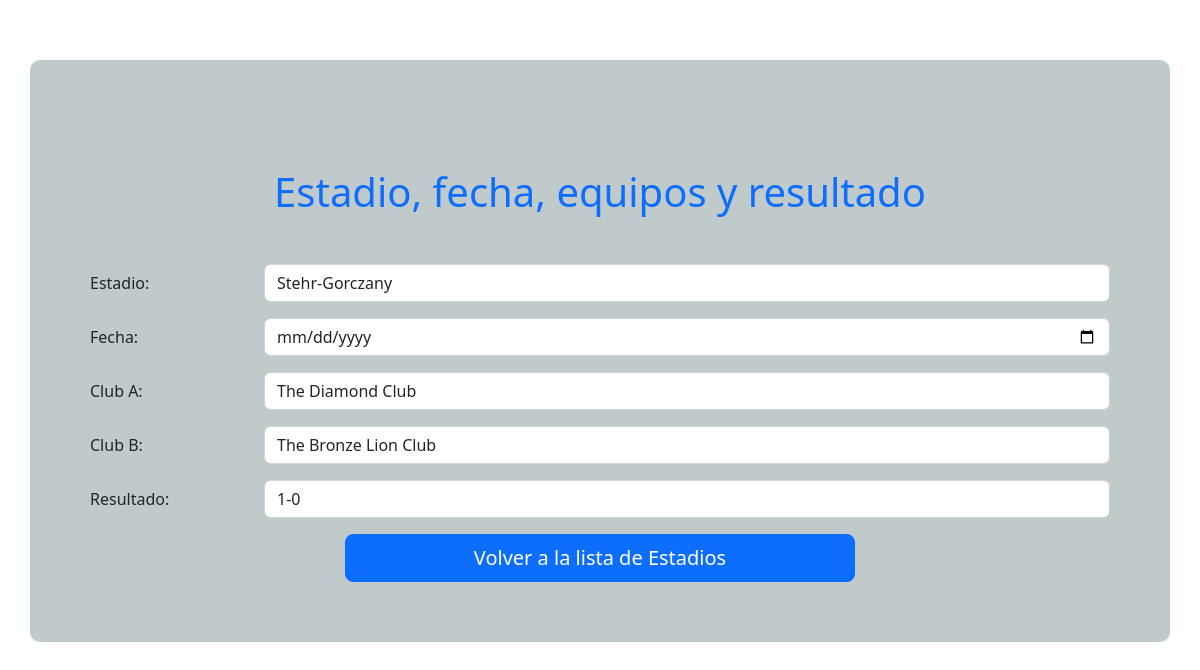
The app's page /read/9, older data.
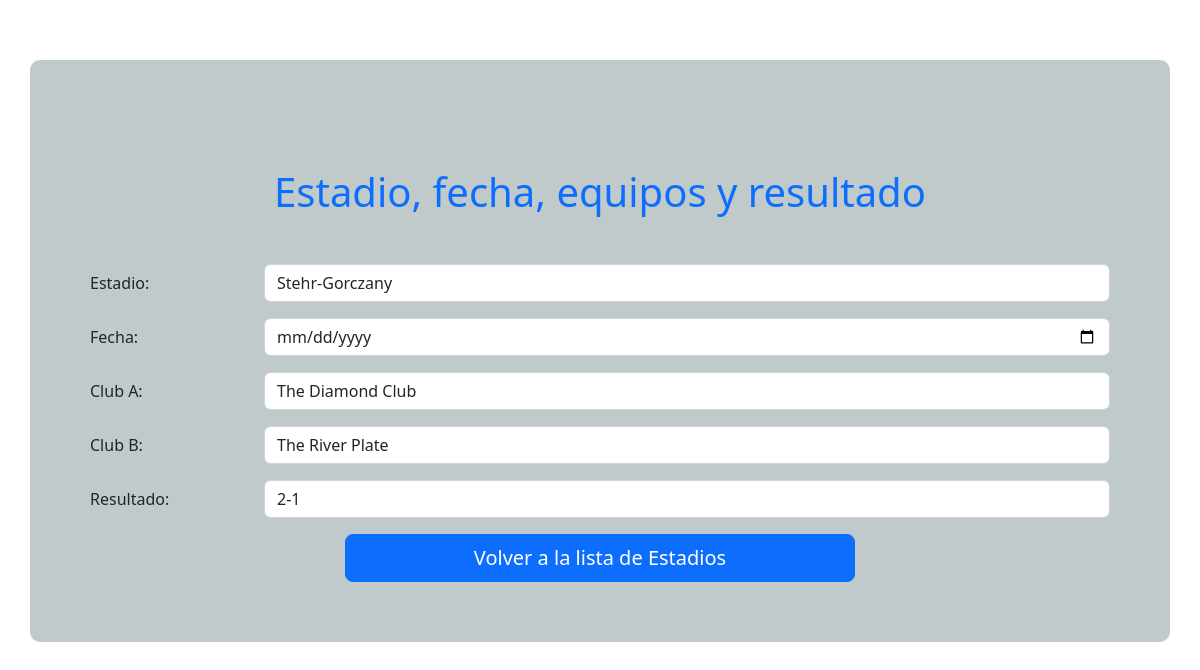
The same page, newer data.
### models/models.py (models this page shows, shortened)
class Partido(db.Model):
    __tablename__ = 'partidos' # nombre de la tabla
    id = db.Column(db.Integer, primary_key=True)
    estadio = db.Column(db.String(50), nullable=False)
    fecha = db.Column(db.String(10), nullable=False)
    clubA = db.Column(db.String(25), nullable=False)
    clubB = db.Column(db.String(25), nullable=False)
    resultado = db.Column(db.String(3), nullable=False)

### app.py (the view)
@app.route("/read/<partido_id>", methods=["GET", "POST"])
def read(partido_id):
    partido = Partido.query.filter_by(id=partido_id).first()
    return render_template('read.html', partido=partido)

### templates/read.html (shortened to what this page needs)
{% extends 'layout.html' %}
{% block main %}
<div>
    <h1 class="text-center mt-5 mb-5 text-primary">Estadio, fecha, equipos y resultado </h1>
    <form>
        <div class="row mb-3" >
            <label for="estadio" class="col-sm-2 col-form-label">Estadio:</label>
            <div class="col-sm-10">
                <input type="text" class="form-control" id="estadio" name="estadio" value="{{ partido.estadio }}">
            </div>
        </div>
        <div class="row mb-3">
            <label for="fecha"class="col-sm-2 col-form-label" >Fecha:</label>
            <div class="col-sm-10">
                <input type="date"  class="form-control" id="fecha" name="fecha" value="{{ partido.fecha }}">
            </div>
        </div>
        <div class="row mb-3">
            <label for="clubA" class="col-sm-2 col-form-label">Club A:</label>
            <div class="col-sm-10">
                <input type="text"  class="form-control" id="clubA" name="clubA" value="{{ partido.clubA }}">
            </div>
        </div>
        <div class="row mb-3">
            <label for="clubB" class="col-sm-2 col-form-label">Club B:</label>
            <div class="col-sm-10">
                <input type="text" class="form-control" id="clubB" name="clubB" value="{{ partido.clubB }}">
            </div>
        </div>
        <div class="row mb-3">
            <label for="resultado"class="col-sm-2 col-form-label" >Resultado:</label>
            <div class="col-sm-10">
                <input type="text"  class="form-control" id="resultado" name="resultado" value="{{ partido.resultado }}">
            </div>
        </div>
      </form>
    <div class="d-grid gap-2 col-6 mx-auto">
        <a href="/" type="button" class="btn btn-primary btn-lg">Volver a la lista de Estadios</a>
    </div>
</div>
{% endblock main %}

### templates/layout.html (shortened to what this page needs)
<!DOCTYPE html>
<html-- lang="en">
<head>
    <link rel="stylesheet" href="static/css/style.css">
    <link href="https://cdn.jsdelivr.net/npm/bootstrap@5.2.3/dist/css/bootstrap.min.css" rel="stylesheet">
    <link rel="stylesheet" href="static/css/style.css">
</head>
<body>
   <div class="container">
   {% block main %}
   {% endblock main %}
   </div>
</body>
</html

### static/css/style.css (style rules this page uses)
.container { background-color: rgb(193, 202, 202); margin-top: 5%; padding: 60px; border: 10px; border-radius: 10px; }

Row changes from the older to the newer data that the page shows:
changed Partido "Stehr-Gorczany": clubB "The Bronze Lion Club" → "The River Plate"; resultado "1-0" → "2-1"
